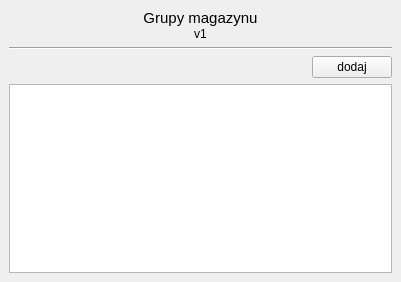
<?xml version="1.0" encoding="UTF-8"?>
<ui version="4.0">
 <class>Form</class>
 <widget class="QWidget" name="Form">
  <property name="geometry">
   <rect>
    <x>0</x>
    <y>0</y>
    <width>401</width>
    <height>282</height>
   </rect>
  </property>
  <property name="windowTitle">
   <string>Form</string>
  </property>
  <layout class="QGridLayout" name="gridLayout">
   <property name="leftMargin">
    <number>0</number>
   </property>
   <property name="topMargin">
    <number>0</number>
   </property>
   <property name="rightMargin">
    <number>0</number>
   </property>
   <property name="bottomMargin">
    <number>0</number>
   </property>
   <property name="spacing">
    <number>0</number>
   </property>
   <item row="0" column="0">
    <widget class="QWidget" name="widget" native="true">
     <layout class="QVBoxLayout" name="verticalLayout_3">
      <item>
       <widget class="QWidget" name="widget_2" native="true">
        <layout class="QVBoxLayout" name="verticalLayout">
         <property name="spacing">
          <number>0</number>
         </property>
         <property name="leftMargin">
          <number>0</number>
         </property>
         <property name="topMargin">
          <number>0</number>
         </property>
         <property name="rightMargin">
          <number>0</number>
         </property>
         <property name="bottomMargin">
          <number>0</number>
         </property>
         <item>
          <widget class="QLabel" name="label">
           <property name="font">
            <font>
             <pointsize>11</pointsize>
            </font>
           </property>
           <property name="text">
            <string>Grupy magazynu</string>
           </property>
           <property name="alignment">
            <set>Qt::AlignCenter</set>
           </property>
          </widget>
         </item>
         <item>
          <widget class="QLabel" name="label_2">
           <property name="text">
            <string>v1</string>
           </property>
           <property name="alignment">
            <set>Qt::AlignCenter</set>
           </property>
          </widget>
         </item>
        </layout>
       </widget>
      </item>
      <item>
       <widget class="Line" name="line">
        <property name="orientation">
         <enum>Qt::Horizontal</enum>
        </property>
       </widget>
      </item>
      <item>
       <widget class="QWidget" name="widget_3" native="true">
        <layout class="QHBoxLayout" name="horizontalLayout">
         <property name="spacing">
          <number>0</number>
         </property>
         <property name="leftMargin">
          <number>0</number>
         </property>
         <property name="topMargin">
          <number>0</number>
         </property>
         <property name="rightMargin">
          <number>0</number>
         </property>
         <property name="bottomMargin">
          <number>0</number>
         </property>
         <item>
          <spacer name="horizontalSpacer">
           <property name="orientation">
            <enum>Qt::Horizontal</enum>
           </property>
           <property name="sizeHint" stdset="0">
            <size>
             <width>204</width>
             <height>20</height>
            </size>
           </property>
          </spacer>
         </item>
         <item>
          <widget class="QPushButton" name="btn_zapisz">
           <property name="text">
            <string>dodaj</string>
           </property>
          </widget>
         </item>
        </layout>
       </widget>
      </item>
      <item>
       <widget class="QTableWidget" name="tab_dane"/>
      </item>
     </layout>
    </widget>
   </item>
  </layout>
 </widget>
 <resources/>
 <connections/>
</ui>
